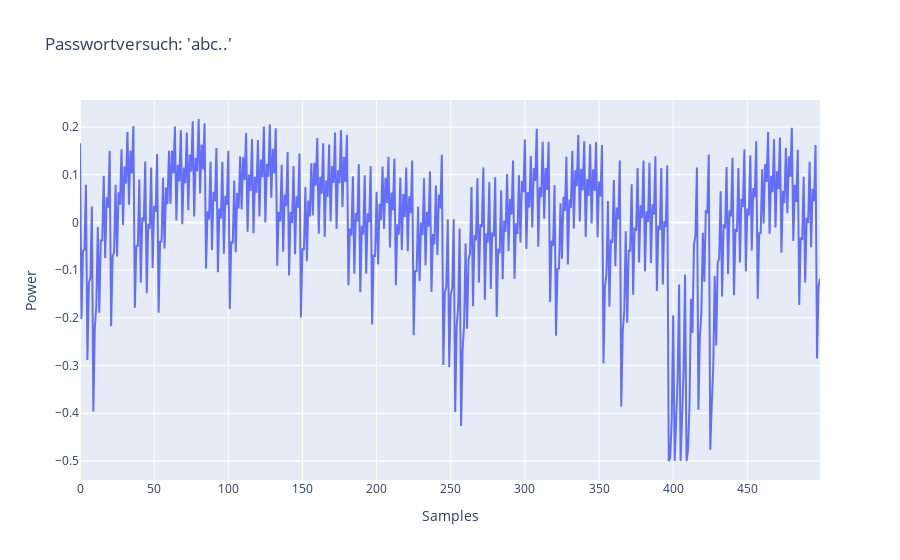

The notebook cell saved with this chart:
### Code cell
fig = pgo.Figure()
fig.add_trace(pgo.Scatter(y=data[3]["trace"]))
# fig["data"][0]["showlegend"] = True
fig.layout.title = "Passwortversuch: 'abc..'"
fig.update_layout(xaxis_title="Samples", yaxis_title="Power")
fig.show()


plotly.io.write_image(fig, "/home/stefan/Downloads/hackerkiste 3.png", width=1920, height=800)

### Figure 1 — Plotly figure (JSON) as saved in the notebook; plotly's stock layout.template omitted (floating-point values rounded to 4 significant figures; data arrays with more than 128 entries replaced by an {"elided": "..."} marker saying what was removed)
{"data": [{"type": "scatter", "y": {"elided": "500 float values"}}], "layout": {"title": {"text": "Passwortversuch: 'abc..'"}, "xaxis": {"title": {"text": "Samples"}}, "yaxis": {"title": {"text": "Power"}}}}
